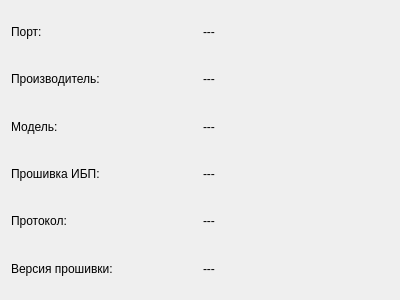
<?xml version="1.0" encoding="UTF-8"?>
<ui version="4.0">
 <class>ComIdentWidget</class>
 <widget class="QWidget" name="ComIdentWidget">
  <property name="geometry">
   <rect>
    <x>0</x>
    <y>0</y>
    <width>400</width>
    <height>300</height>
   </rect>
  </property>
  <property name="windowTitle">
   <string>Form</string>
  </property>
  <layout class="QGridLayout" name="gridLayout">
   <item row="2" column="1">
    <widget class="QLabel" name="labelModel">
     <property name="text">
      <string>---</string>
     </property>
    </widget>
   </item>
   <item row="3" column="1">
    <widget class="QLabel" name="labelFwVersion">
     <property name="text">
      <string>---</string>
     </property>
    </widget>
   </item>
   <item row="0" column="0">
    <widget class="QLabel" name="titlePort">
     <property name="text">
      <string>Порт:</string>
     </property>
    </widget>
   </item>
   <item row="0" column="1">
    <widget class="QLabel" name="labelPort">
     <property name="text">
      <string>---</string>
     </property>
    </widget>
   </item>
   <item row="1" column="1">
    <widget class="QLabel" name="labelManufacturer">
     <property name="text">
      <string>---</string>
     </property>
    </widget>
   </item>
   <item row="2" column="0">
    <widget class="QLabel" name="titleModel">
     <property name="text">
      <string>Модель:</string>
     </property>
    </widget>
   </item>
   <item row="1" column="0">
    <widget class="QLabel" name="titleManufacturer">
     <property name="text">
      <string>Производитель:</string>
     </property>
    </widget>
   </item>
   <item row="4" column="0">
    <widget class="QLabel" name="titleProtocol">
     <property name="text">
      <string>Протокол:</string>
     </property>
    </widget>
   </item>
   <item row="3" column="0">
    <widget class="QLabel" name="titleFwVersion">
     <property name="text">
      <string>Прошивка ИБП:</string>
     </property>
    </widget>
   </item>
   <item row="5" column="0">
    <widget class="QLabel" name="titlePtrtFirmware">
     <property name="text">
      <string>Версия прошивки:</string>
     </property>
    </widget>
   </item>
   <item row="4" column="1">
    <widget class="QLabel" name="labelProtocol">
     <property name="text">
      <string>---</string>
     </property>
    </widget>
   </item>
   <item row="5" column="1">
    <widget class="QLabel" name="labelPtrtFirmware">
     <property name="text">
      <string>---</string>
     </property>
    </widget>
   </item>
  </layout>
 </widget>
 <resources/>
 <connections/>
</ui>
